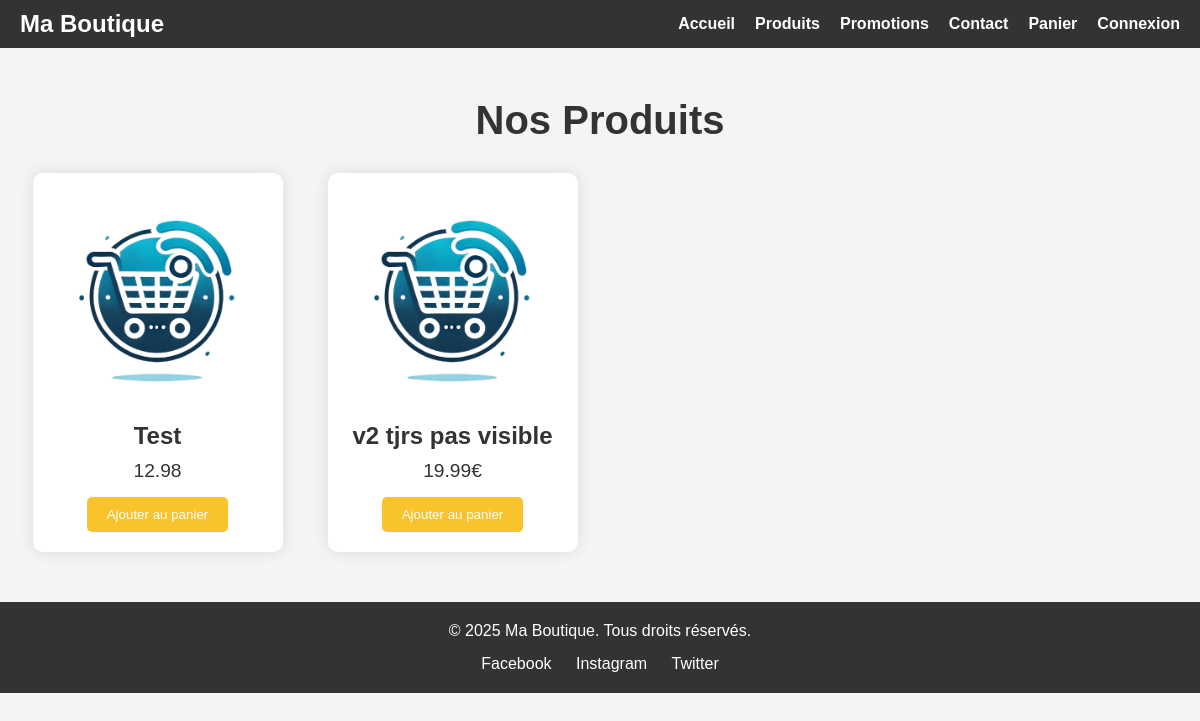
Page /products on the committed database.
### classDB.py (models this page shows, shortened)
class Product(db.Model):
    id = db.Column(db.Integer, primary_key=True)
    nom = db.Column(db.String, nullable=False)
    description = db.Column(db.String, nullable=False)
    prix = db.Column(db.Float, nullable=False)
    quantite = db.Column(db.Integer, nullable=False)
    image = db.Column(db.String, nullable=False)
    remise = db.Column(db.Float, nullable=False, default=0)
    orders = db.relationship('OrderItem', back_populates='product', cascade="all, delete-orphan")
    reviews = db.relationship('Reviews', back_populates='product', cascade="all, delete-orphan")
    cart = db.relationship('Cart', back_populates='product', cascade="all, delete-orphan")

### main.py (the view, shortened to what this page needs)
@app.route('/products', methods=['GET', 'POST', 'PUT', 'DELETE']) # Fais 💚
def get_product():
    if request.method == 'POST' and request.form.get('_method') == 'PUT': # (PUT)
        product = db.session.query(Product).filter_by(nom=request.form['name']).first()
        if product:
            product.nom = request.form['item_name'] if request.form['item_name'] != "" else product.nom
            product.description = request.form['item_description'] if request.form['item_description'] != "" else product.description
            product.prix = request.form['item_price'] if request.form['item_price'] != "" else product.prix
            product.quantite = request.form['item_quantity'] if request.form['item_quantity'] != "" else product.quantite
            product.image = request.form['item_image'] if request.form['item_image'] != "" else product.image
            product.remise = request.form['item_discount'] if request.form['item_discount'] != "" else product.remise
            db.session.commit()
            flash(f'Produit {product.nom} modifié avec succès', 'sucess')
            return redirect(url_for('get_product'))
        flash("Erreur dans le modification du produit", 'error')
    elif request.method == 'GET':
        products = Product.query.all()
        return render_template('product.html', products=products)
    return render_template('product.html', products=products)

### templates/product.html (shortened to what this page needs)
<!DOCTYPE html>
<html lang="fr">
<head>
    <link rel="stylesheet" href="../static/css/index.css">
    <link rel="stylesheet" href="../static/css/product.css">
</head>
<body>
    <header>
        <nav>
            <div class="logo">
                <h1>Ma Boutique</h1>
            </div>
            <ul class="nav-links">
                <li><a href="/home">Accueil</a></li>
                <li><a href="/products">Produits</a></li>
                <li><a href="#">Promotions</a></li>
                <li><a href="#">Contact</a></li>
                <li><a href="#">Panier</a></li>
                {% if current_user.is_authenticated %}
                    <li><a href="/logout">Déconnexion</a></li>
                {% else %}
                    <li><a href="/login">Connexion</a></li>
                {% endif %}
            </ul>
        </nav>
    </header>
    <section class="products">
        <h2>Nos Produits</h2>
        <div class="product-grid">
            {% for product in products %}
                <div class="product-item">
                    <a href="/product/{{ product.id }}" class="skip-link">
                        <img src="../static/img/{{ product.image }}" alt="{{ product.nom }}">
                        <h3>{{ product.nom }}</h3>
                        <p>{{ product.prix }}</p>
                        <button>Ajouter au panier</button>
                    </a>
                </div>
            {% endfor %}
        </div>
    </section>
    <footer>
        <div class="footer-content">
            <p>&copy; 2025 Ma Boutique. Tous droits réservés.</p>
            <div class="social-links">
                <a href="#">Facebook</a>
                <a href="#">Instagram</a>
                <a href="#">Twitter</a>
            </div>
        </div>
    </footer>
</body>
</html>

### static/css/index.css (style rules this page uses)
* { margin: 0; padding: 0; box-sizing: border-box; font-family: Arial, sans-serif; }
body { background-color: #f4f4f4; color: #333; }
header { background-color: #333; padding: 10px 0; }
nav { display: flex; justify-content: space-between; align-items: center; padding: 0 20px; }
nav .logo h1 { color: #fff; }
nav .nav-links { list-style-type: none; display: flex; }
nav .nav-links li { margin-left: 20px; }
nav .nav-links a { color: #fff; text-decoration: none; font-weight: bold; }
.products { padding: 50px 20px; text-align: center; }
.products h2 { font-size: 2.5rem; margin-bottom: 30px; }
.product-grid { display: grid; grid-template-columns: repeat(auto-fill, minmax(250px, 1fr)); gap: 20px; justify-items: center; }
.product-item { background-color: #fff; padding: 20px; border-radius: 10px; box-shadow: 0 0 15px rgba(0, 0, 0, 0.1); text-align: center; width: 250px; }
.product-item img { width: 100%; border-radius: 10px; margin-bottom: 15px; }
.product-item h3 { font-size: 1.5rem; margin-bottom: 10px; }
.product-item p { font-size: 1.2rem; margin-bottom: 15px; }
.product-item button { padding: 10px 20px; background-color: #f8c32b; color: #fff; border: none; cursor: pointer; border-radius: 5px; }
footer { background-color: #333; color: #fff; padding: 20px; text-align: center; }
footer .social-links { margin-top: 15px; }
footer .social-links a { color: #fff; margin: 0 10px; text-decoration: none; }
.skip-link { text-decoration: none; color: #333; }

### static/css/product.css (style rules this page uses)
* { margin: 0; padding: 0; box-sizing: border-box; font-family: Arial, sans-serif; }
body { background-color: #f4f4f4; color: #333; }
header { background-color: #333; padding: 10px 0; }
nav { display: flex; justify-content: space-between; align-items: center; padding: 0 20px; }
nav .logo h1 { color: #fff; }
nav .nav-links { list-style-type: none; display: flex; }
nav .nav-links li { margin-left: 20px; }
nav .nav-links a { color: #fff; text-decoration: none; font-weight: bold; }
.products { padding: 50px 20px; text-align: center; }
.products h2 { font-size: 2.5rem; margin-bottom: 30px; }
.product-grid { display: grid; grid-template-columns: repeat(auto-fill, minmax(250px, 1fr)); gap: 20px; justify-items: center; }
.product-item { background-color: #fff; padding: 20px; border-radius: 10px; box-shadow: 0 0 15px rgba(0, 0, 0, 0.1); text-align: center; width: 250px; }
.product-item img { width: 100%; border-radius: 10px; margin-bottom: 15px; }
.product-item h3 { font-size: 1.5rem; margin-bottom: 10px; }
.product-item p { font-size: 1.2rem; margin-bottom: 15px; }
.product-item button { padding: 10px 20px; background-color: #f8c32b; color: #fff; border: none; cursor: pointer; border-radius: 5px; }
footer { background-color: #333; color: #fff; padding: 20px; text-align: center; }
footer .social-links { margin-top: 15px; }
footer .social-links a { color: #fff; margin: 0 10px; text-decoration: none; }

### rows in the picture
Product: image (picture), nom "Test", prix "12.98"
Product: image (picture), nom "v2 tjrs pas visible", prix "19.99€"
